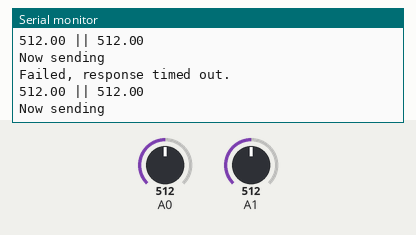
This sketch was run on a simulated Arduino Uno, built with avr-gcc and run on an emulated ATmega328P. On the bench: the last lines printed to the serial monitor. Inputs (shaded band) come from the test bench; at power-on: A0 = 512, A1 = 512. No radio packets arrive unless stated.

Above: at 5.7 s.
5.8 s: A0 set to 990
At 6.06 s:
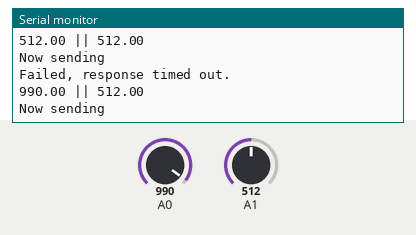
7.3 s: A0 set to 1009
At 7.49 s:
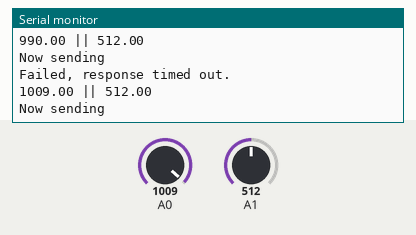
Timing chart, 0 to 10.3 s (numbered marks = the images above; inputs shaded):
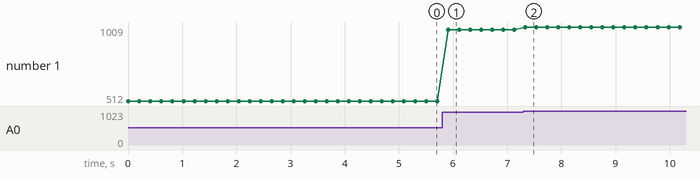

Measured:
- after the input at 5.8 s, the serial monitor: prints a new line after 0.11 s (image 1)
- after the input at 7.3 s, the serial monitor: prints a new line at once (image 2)
- plotted number 1: 512 → 990 after the input at 5.8 s, 990 → 1009 after the input at 7.3 s

The sketch:

Controller.ino
```cpp
#include <SPI.h>
#include "RF24.h"

RF24 radio(6,8);

byte addresses[][6] = {"1Node","2Node"};

void setup() {
  Serial.begin(115200);
  Serial.println(F("This is the REMOTE CONTROL script"));

  radio.begin();
  radio.setPALevel(RF24_PA_LOW);
  radio.openWritingPipe(addresses[1]);
  radio.openReadingPipe(1,addresses[0]);
  radio.startListening();
}


typedef struct {
  float x = 0;
  float y = 0;
} Package;

Package p;
//Package lastPackage;
//bool sent = false;

//bool isPackageDifferent(int room) {
//  bool x = p.x < lastPackage.x + room && p.x > lastPackage.x - room;
//  bool y = p.y < lastPackage.y + room && p.y > lastPackage.y - room;
//  return !(x || y);
//}

void loop() {
  float xVal1 = analogRead(0);
  float yVal1 = analogRead(1);

  p.x = xVal1;
  p.y = yVal1;

  Serial.print(p.x);
  Serial.print(" || ");
  Serial.println(p.y);

//  Serial.print(" ||| ");
//
//  Serial.print(lastPackage.x);
//  Serial.print(" || ");
//  Serial.print(lastPackage.y);
//  Serial.print(" ");
//
//  Serial.print(" ");
//  Serial.println(isPackageDifferent(20));

//  if (isPackageDifferent(20)) {
    radio.stopListening();
    Serial.println(F("Now sending"));

    unsigned long start_time = micros();
    bool worked = radio.write( &p, sizeof(p));
//    lastPackage = p;

    radio.startListening();

    unsigned long started_waiting_at = micros();
    boolean timeout = false;

    while (!radio.available()) {
      if (micros() - started_waiting_at > 200000 ){
        timeout = true;
        break;
      }
    }

    if (timeout) {
      Serial.println(F("Failed, response timed out."));
//      sent = false;
    } else {
      unsigned long got_time;
      radio.read( &got_time, sizeof(unsigned long) );
      unsigned long end_time = micros();

      // Spew it
      Serial.print(F("Sent "));
      Serial.print(start_time);
      Serial.print(F(", Got response "));
      Serial.print(got_time);
      Serial.print(F(", Round-trip delay "));
      Serial.print(end_time-start_time);
      Serial.println(F(" microseconds"));
//      sent = true;
    }
//  }


} // Loop
```
